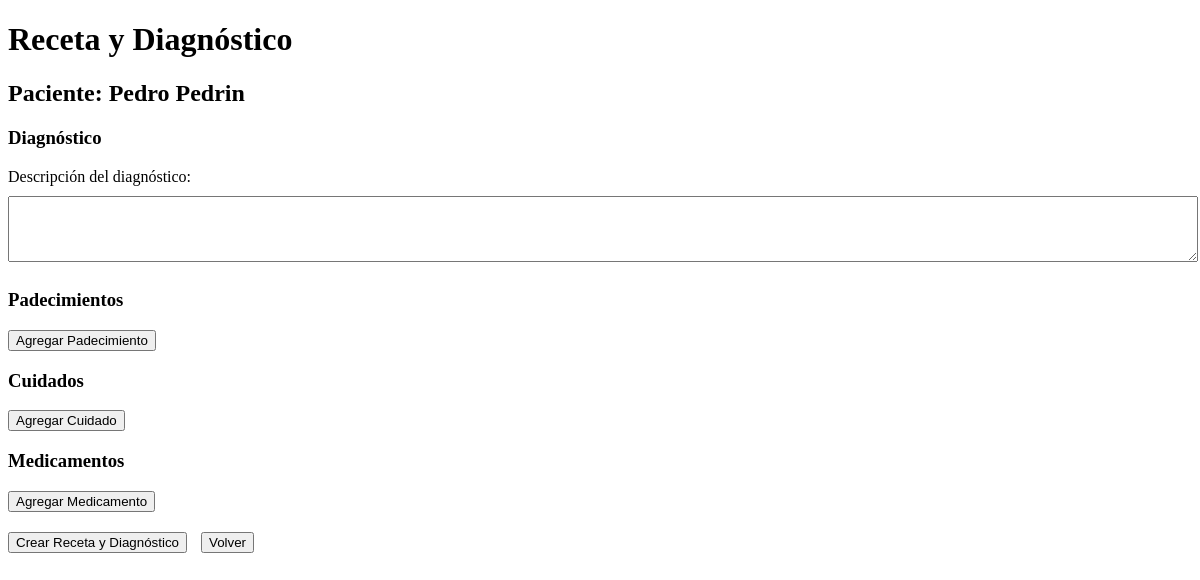
Page /doctor/receta-paciente/1/ (signed in) on the earlier database version.
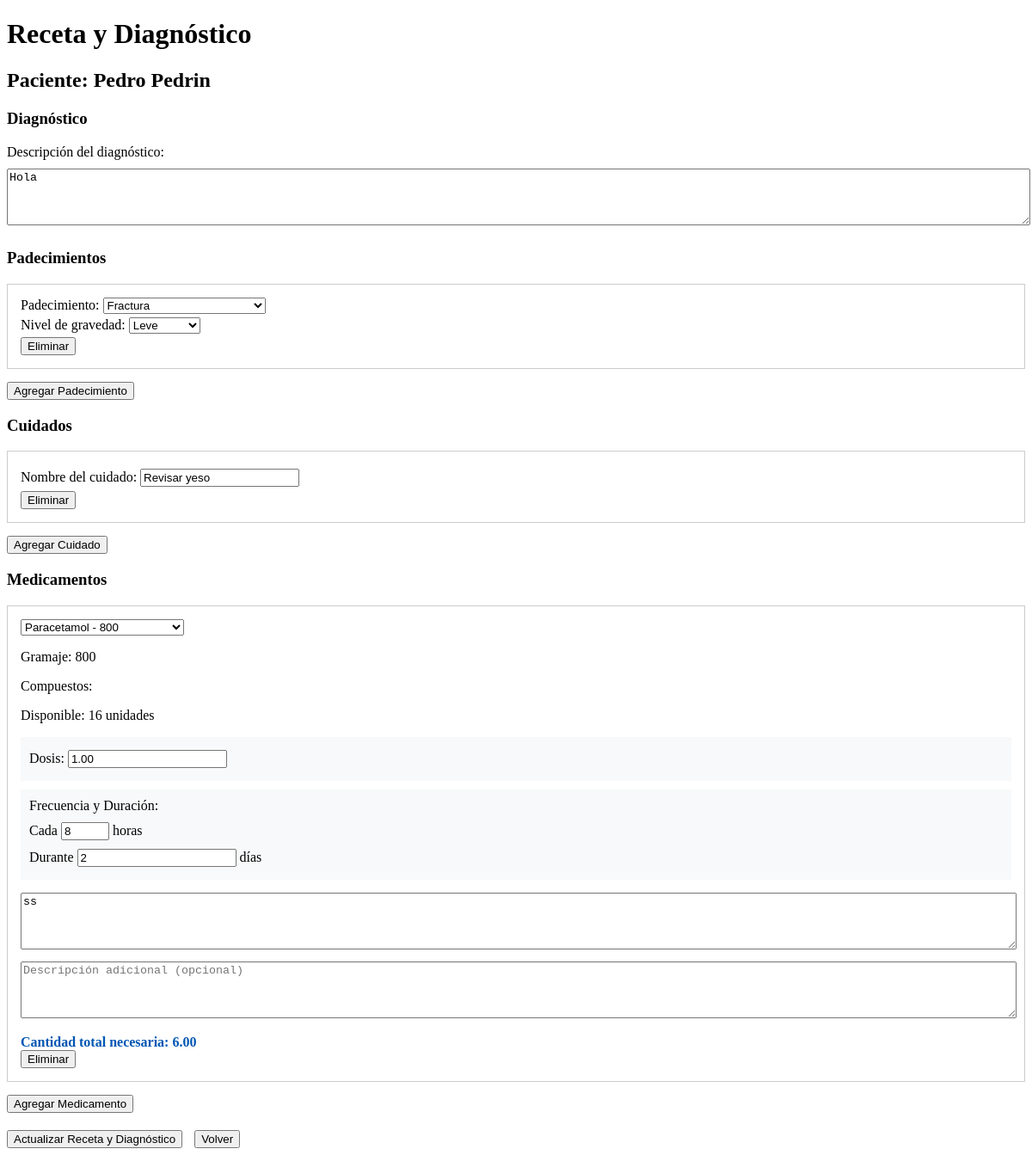
Same page on the later database version.
### usuarioJefa/models.py (models this page shows, shortened)
class Paciente(models.Model):
    SEXO_CHOICES = [
        ('M', 'Masculino'),
        ('F', 'Femenino'),
    ]
    ESTADO_CHOICES = [
        ('ACTIVO', 'Activo'),
        ('INACTIVO', 'Inactivo'),
    ]
    nombres = models.CharField(max_length=100)
    apellidos = models.CharField(max_length=100)
    fecha_nacimiento = models.DateField()
    sexo = models.CharField(max_length=1, choices=SEXO_CHOICES)
    num_seguridad_social = models.CharField(max_length=20, unique=True)
    fecha_ingreso = models.DateTimeField(default=timezone.now)
    estado = models.CharField(max_length=10, choices=ESTADO_CHOICES, default='ACTIVO')
    area = models.ForeignKey(AreaEspecialidad, on_delete=models.PROTECT)
    doctor_actual = models.ForeignKey(
        Usuarios,
        on_delete=models.SET_NULL,
        null=True,
        related_name='pacientes_doctor',
        limit_choices_to={'tipoUsuario': 'DR'}
    )
    enfermero_actual = models.ForeignKey(
        Usuarios,
        on_delete=models.SET_NULL,
        null=True,
        related_name='pacientes_enfermero',
        limit_choices_to={'tipoUsuario': 'EN'}
    )
    hospital_origen = models.ForeignKey(Hospital, on_delete=models.SET_NULL, null=True, blank=True)
    esta_activo = models.BooleanField(default=True)
    fecha_alta = models.DateTimeField(null=True, blank=True)

class Medicamento(models.Model):
    nombre = models.CharField(max_length=200)
    gramaje = models.CharField(max_length=50)
    compuestos = models.ManyToManyField(Compuesto)
    cantidad_disponible = models.IntegerField(default=0)
    fecha_actualizacion = models.DateTimeField(auto_now=True)
    class Meta:
        verbose_name = 'Medicamento'
        verbose_name_plural = 'Medicamentos'

### usuarioDoctor/models.py (models this page shows, shortened)
class Diagnostico(models.Model):
    NIVELES_GRAVEDAD = [
        (1, 'Leve'),
        (2, 'Moderado'),
        (3, 'Grave')
    ]
    paciente = models.ForeignKey(Paciente, on_delete=models.CASCADE, related_name='diagnosticos')
    doctor = models.ForeignKey(
        Usuarios,
        on_delete=models.PROTECT,
        limit_choices_to={'tipoUsuario': 'DR'}
    )
    descripcion = models.TextField()
    cuidados_especificos = models.TextField()
    fecha_creacion = models.DateTimeField(auto_now_add=True)
    fecha_modificacion = models.DateTimeField(auto_now=True)
    aprobado_por_jefa = models.BooleanField(default=False)
    activo = models.BooleanField(default=True)
    class Meta:
        ordering = ['-fecha_creacion']

class RecetaPadecimiento(models.Model):
    receta = models.ForeignKey(Receta, on_delete=models.CASCADE, related_name='padecimientos')
    padecimiento = models.ForeignKey(Padecimiento, on_delete=models.PROTECT)
    nivel_gravedad = models.IntegerField(choices=Diagnostico.NIVELES_GRAVEDAD)

class Padecimiento(models.Model):
    nombre = models.CharField(max_length=200)
    descripcion = models.TextField(null=True, blank=True)
    activo = models.BooleanField(default=True)  # Para poder desactivar padecimientos sin eliminarlos
    class Meta:
        ordering = ['nombre']  # Para que aparezcan ordenados alfabéticamente

class RecetaCuidado(models.Model):
    receta = models.ForeignKey(Receta, on_delete=models.CASCADE, related_name='cuidados')
    cuidado = models.ForeignKey(Cuidado, on_delete=models.PROTECT)
    completado = models.BooleanField(default=False)
    fecha_completado = models.DateTimeField(null=True, blank=True)
    completado_por = models.ForeignKey(
        'login.Usuarios',
        null=True,
        blank=True,
        on_delete=models.SET_NULL,
        limit_choices_to={'tipoUsuario': 'EN'}
    )

class Cuidado(models.Model):
    nombre = models.CharField(max_length=200)
    class Meta:
        verbose_name = 'Cuidado'
        verbose_name_plural = 'Cuidados'

class DetalleReceta(models.Model):
    UNIDADES_MEDIDA = [
        ('TAB', 'Tabletas'),
        ('ML', 'Mililitros'),
        ('MG', 'Miligramos'),
        ('CAP', 'Cápsulas'),
        ('GOT', 'Gotas'),
        ('AMP', 'Ampolletas'),
    ]
    receta = models.ForeignKey(Receta, on_delete=models.CASCADE, related_name='detalles')
    medicamento = models.ForeignKey('usuarioJefa.Medicamento', on_delete=models.PROTECT)
    cantidad_por_toma = models.DecimalField(max_digits=5, decimal_places=2)
    unidad_medida = models.CharField(max_length=3, choices=UNIDADES_MEDIDA)
    frecuencia_horas = models.PositiveIntegerField(help_text="Cada cuántas horas")
    dias_tratamiento = models.PositiveIntegerField()
    instrucciones = models.TextField()
    descripcion_opcional = models.TextField(blank=True)
    hay_existencia = models.BooleanField(default=True)
    def calcular_cantidad_total(self):
        tomas_por_dia = Decimal('24') / Decimal(str(self.frecuencia_horas))
        return self.cantidad_por_toma * tomas_por_dia * Decimal(str(self.dias_tratamiento))

### usuarioDoctor/views.py (the view, shortened to what this page needs)
@login_required
def receta_paciente(request, paciente_id):
    paciente = get_object_or_404(Paciente, id=paciente_id)
    receta_actual = Receta.objects.filter(
        paciente=paciente,
        activa=True
    ).select_related('diagnostico').first()
    context = {
        'paciente': paciente,
        'medicamentos': Medicamento.objects.filter(cantidad_disponible__gt=0),
        'niveles_gravedad': Diagnostico.NIVELES_GRAVEDAD,
        'receta_actual': receta_actual,
        'padecimientos_disponibles': Padecimiento.objects.filter(activo=True)  # Añadido
    }
    if receta_actual:
        context.update({
            'padecimientos': RecetaPadecimiento.objects.filter(receta=receta_actual).select_related('padecimiento'),
            'cuidados': RecetaCuidado.objects.filter(receta=receta_actual).select_related('cuidado'),
            'detalles_medicamentos': DetalleReceta.objects.filter(receta=receta_actual).select_related('medicamento'),
            'diagnostico': receta_actual.diagnostico,
        })
    return render(request, 'usuarioDoctor/receta_paciente.html', context)

### usuarioDoctor/templates/usuarioDoctor/Receta_paciente.html (shortened to what this page needs)
<!DOCTYPE html>
<html lang="es">
<head>
</head>
<body>
    <h1>Receta y Diagnóstico</h1>
    <h2>Paciente: {{ paciente.nombres }} {{ paciente.apellidos }}</h2>
    <form method="POST" id="recetaForm">
        <div class="seccion-diagnostico">
            <h3>Diagnóstico</h3>
            <div>
                <label for="descripcion">Descripción del diagnóstico:</label><br>
                <textarea name="descripcion_diagnostico" id="descripcion" rows="4" required>{% if diagnostico %}{{ diagnostico.descripcion }}{% endif %}</textarea>
            </div>
        </div>
<div class="seccion-padecimientos">
    <h3>Padecimientos</h3>
    <div id="padecimientos-container">
        {% if padecimientos %}
            {% for padecimiento in padecimientos %}
                <div class="padecimiento-row">
                    <div>
                        <label>Padecimiento:</label>
                        <select name="padecimientos[]" required>
                            {% for pad in padecimientos_disponibles %}
                                <option value="{{ pad.id }}" {% if pad.id == padecimiento.padecimiento.id %}selected{% endif %}>
                                    {{ pad.nombre }}
                                </option>
                            {% endfor %}
                        </select>
                    </div>
                    <div>
                        <label>Nivel de gravedad:</label>
                        <select name="niveles_gravedad[]" required>
                            {% for nivel in niveles_gravedad %}
                                <option value="{{ nivel.0 }}" {% if nivel.0 == padecimiento.nivel_gravedad %}selected{% endif %}>
                                    {{ nivel.1 }}
                                </option>
                            {% endfor %}
                        </select>
                    </div>
                    <button type="button" onclick="eliminarPadecimiento(this)">Eliminar</button>
                </div>
            {% endfor %}
        {% endif %}
    </div>
    <button type="button" onclick="agregarPadecimiento()">Agregar Padecimiento</button>
</div>
        <div class="seccion-cuidados">
            <h3>Cuidados</h3>
            <div id="cuidados-container">
                {% if cuidados %}
                    {% for cuidado in cuidados %}
                        <div class="cuidado-row">
                            <div>
                                <label>Nombre del cuidado:</label>
                                <input type="text" name="cuidados[]" required value="{{ cuidado.cuidado.nombre }}">
                            </div>
                            <button type="button" onclick="eliminarCuidado(this)">Eliminar</button>
                        </div>
                    {% endfor %}
                {% endif %}
            </div>
            <button type="button" onclick="agregarCuidado()">Agregar Cuidado</button>
        </div>
        <div class="seccion-medicamentos">
            <h3>Medicamentos</h3>
            <div id="medicamentos-container">
                {% if detalles_medicamentos %}
                    {% for detalle in detalles_medicamentos %}
                        <div class="medicamento-row">
                            <select name="medicamentos[]" required onchange="actualizarInfoMedicamento(this)">
                                {% for medicamento in medicamentos %}
                                    <option value="{{ medicamento.id }}" {% if medicamento.id == detalle.medicamento.id %}selected{% endif %}>
                                        {{ medicamento.nombre }} - {{ medicamento.gramaje }}
                                    </option>
                                {% endfor %}
                            </select>
                            <div class="info-medicamento">
                                <p>Gramaje: {{ detalle.medicamento.gramaje }}</p>
                                <p>Compuestos: {{ detalle.medicamento.compuestos.all|join:", " }}</p>
                                <p>Disponible: {{ detalle.medicamento.cantidad_disponible }} unidades</p>
                            </div>
                            <div class="dosis-container">
                                <label>Dosis:</label>
                                <input type="number" name="cantidad_por_toma[]" step="0.01" min="0.01" required
                                       value="{{ detalle.cantidad_por_toma }}" placeholder="Cantidad">
                            </div>
                            <div class="horario-container">
                                <label>Frecuencia y Duración:</label>
                                <div>
                                    <label>Cada</label>
                                    <input type="number" name="frecuencia_horas[]" min="1" max="24" required
                                           value="{{ detalle.frecuencia_horas }}" placeholder="horas">
                                    <label>horas</label>
                                </div>
                                <div>
                                    <label>Durante</label>
                                    <input type="number" name="dias_tratamiento[]" min="1" required
                                           value="{{ detalle.dias_tratamiento }}" placeholder="días">
                                    <label>días</label>
                                </div>
                            </div>
                            <textarea name="instrucciones[]" placeholder="Instrucciones de uso" required>{{ detalle.instrucciones }}</textarea>
                            <textarea name="descripciones[]" placeholder="Descripción adicional (opcional)">{{ detalle.descripcion_opcional }}</textarea>
                            <div class="cantidad-total">
                                Cantidad total necesaria: {{ detalle.calcular_cantidad_total }}
                            </div>
                            <button type="button" onclick="eliminarMedicamento(this)">Eliminar</button>
                        </div>
                    {% endfor %}
                {% endif %}
            </div>
            <button type="button" onclick="agregarMedicamento()">Agregar Medicamento</button>
        </div>
        <div style="margin-top: 20px;">
            {% if receta_actual %}
                <button type="submit">Actualizar Receta y Diagnóstico</button>
            {% else %}
                <button type="submit">Crear Receta y Diagnóstico</button>
            {% endif %}
            <a href="{% url 'doctor:pacientes_doctor' %}" style="margin-left: 10px;">
                <button type="button">Volver</button>
            </a>
        </div>
    </form>
</body>
</html>

### usuarioDoctor/templates/usuarioDoctor/Receta_paciente.html (style rules this page uses)
.padecimiento-row, .medicamento-row, .cuidado-row { margin: 15px 0; padding: 15px; border: 1px solid #ccc; }
.dosis-container, .horario-container { margin: 10px 0; padding: 10px; background-color: #f8f9fa; }
.cantidad-total { margin-top: 10px; font-weight: bold; color: #0056b3; }
label { display: inline-block; margin-bottom: 5px; }
input, textarea { margin: 5px 0; }
textarea { width: 100%; min-height: 60px; }

Differences in the rows shown:
added Diagnostico: descripcion_diagnostico "Hola"
added RecetaPadecimiento: padecimiento.nombre "Fractura", nivel_gravedad "Leve"
added RecetaCuidado: cuidado.nombre "Revisar yeso"
added DetalleReceta: medicamento.nombre "Paracetamol - 800", medicamento.gramaje "800", medicamento.cantidad_disponible "16", cantidad_por_toma "1.00", frecuencia_horas "8", dias_tratamiento "2", instrucciones "ss", calcular_cantidad_total "6.00"
Other differences:
text no longer shown: "Crear Receta y Diagnóstico"
text now shown: "Actualizar Receta y Diagnóstico"
